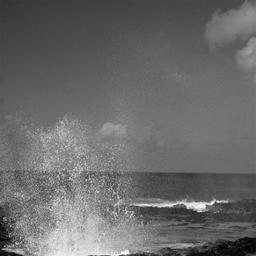
#> input picture data/train/Coast/image_0028.jpg, 256 x 256 px; its folder holds 3 pictures in this run
$ python scenedetect.py   (older library calls are emulated)
#> lines starting #> are read from the running program, lines starting #| are printed output that depends on the picture; pictures that were not available may be replaced by others from this repository, and a replacement may not be noted
### Sourcecode/utils.py
import os
import cv2
import numpy as np
import timeit, time
from sklearn import neighbors, svm, cluster, preprocessing
import random

def load_data():
    test_path = '../data/test/'
    train_path = '../data/train/'

    train_classes = sorted([dirname for dirname in os.listdir(train_path)], key=lambda s: s.upper())
    test_classes = sorted([dirname for dirname in os.listdir(test_path)], key=lambda s: s.upper())
    train_labels = []
    test_labels = []
    train_images = []
    test_images = []
    for i, label in enumerate(train_classes):
        for filename in os.listdir(train_path + label + '/'):
            image = cv2.imread(train_path + label + '/' + filename, cv2.IMREAD_GRAYSCALE)
#> image is the input picture: shape (256, 256); min 0, max 252, mean 106.1
            train_images.append(image)
            train_labels.append(i)
    for i, label in enumerate(test_classes):
        for filename in os.listdir(test_path + label + '/'):
            image = cv2.imread(test_path + label + '/' + filename, cv2.IMREAD_GRAYSCALE)
            test_images.append(image)
            test_labels.append(i)

    return train_images, test_images, train_labels, test_labels


def KNN_classifier(train_features, train_labels, test_features, num_neighbors):
    # outputs labels for all testing images
    # train_features is an N x d matrix, where d is the dimensionality of the
    # feature representation and N is the number of training features.
    # train_labels is an N x 1 array, where each entry is an integer
    # indicating the ground truth category for each training image.
    # test_features is an M x d array, where d is the dimensionality of the
    # feature representation and M is the number of testing features.
    # num_neighbors is the number of neighbors for the KNN classifier
    # predicted_categories is an M x 1 array, where each entry is an integer
    # indicating the predicted category for each test image.
    train_categories = neighbors.KNeighborsClassifier(n_neighbors=num_neighbors)
    train_categories.fit(train_features, train_labels)
    predicted_categories = train_categories.predict(test_features)

    return predicted_categories


# [29 lines left out: function SVM_classifier, not called in this run]


def imresize(input_image, target_size):
    # resizes the input image, represented as a 2D array, to a new image of size [target_size, target_size].
    # Normalizes the output image to be zero-mean, and in the [-1, 1] range.
    dim = (target_size, target_size)
    resized = cv2.resize(input_image, dim, interpolation=cv2.INTER_AREA)
    output_image = cv2.normalize(resized, None, alpha=1, beta=1, norm_type=cv2.NORM_L2, dtype=cv2.CV_32F)

    return output_image


def reportAccuracy(true_labels, predicted_labels):
    # generates and returns the accuracy of a model

    # true_labels is a N x 1 list, where each entry is an integer
    # and N is the size of the testing set.
    # predicted_labels is a N x 1 list, where each entry is an
    # integer, and N is the size of the testing set.

    correct_pred = 0
    for i in range(len(true_labels)):
        if true_labels[i] == predicted_labels[i]:
            correct_pred += 1
    accuracy = correct_pred / len(predicted_labels)
    return accuracy * 100


# [129 lines left out: functions buildDict, computeBow, not called in this run]


def tinyImages(train_features, test_features, train_labels, test_labels):
    # Resizes training images and flattens them to train a KNN classifier using the training labels
    # Classifies the resized and flattened testing images using the trained classifier
    # Returns the accuracy of the system, and the overall runtime (including resizing and classification)
    # Does so for 8x8, 16x16, and 32x32 images, with 1, 3 and 6 neighbors
    train8 = []
    train16 = []
    train32 = []
    test8 = []
    test16 = []
    test32 = []
    for images in train_features:
        train8.append((imresize(images, 8)).flatten())
        train16.append((imresize(images, 16)).flatten())
        train32.append((imresize(images, 32)).flatten())
#> this loop made 4 passes
#> pass 1, in imresize (call 3), `resized = cv2.resize(input_image, dim, interpolation=cv2.INTER_AREA)`:
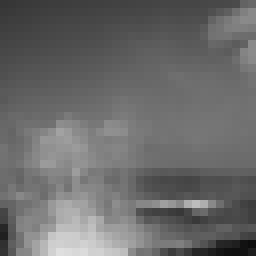
#> resized: shape (32, 32) (shown 8 times larger); min 13, max 223, mean 106.1
#> pass 1, in imresize (call 3), `output_image = cv2.normalize(resized, None, alpha=1, beta=1, norm_type..`:
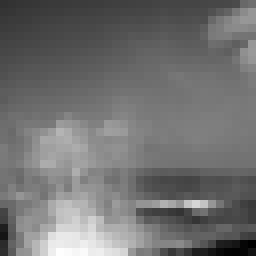
#> output_image: shape (32, 32) float32 (shown 8 times larger); min 0.00367, max 0.063, mean 0.03; drawn with min black and max white
#> pass 2, in imresize (call 6), `resized = cv2.resize(input_image, dim, interpolation=cv2.INTER_AREA)`:
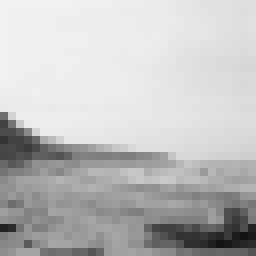
#> resized: shape (32, 32) (shown 8 times larger); min 19, max 242, mean 190.9

    for imgTest in test_features:
        test8.append((imresize(imgTest, 8)).flatten())
        test16.append((imresize(imgTest, 16)).flatten())
        test32.append((imresize(imgTest, 32)).flatten())

    # train_features is a list of N images, represented as 2D arrays
    # test_features is a list of M images, represented as 2D arrays
    # train_labels is a list of N integers, containing the label values for the train set
    # test_labels is a list of M integers, containing the label values for the test set

    # classResult is a 18x1 array, containing accuracies and runtimes, in the following order:
    # accuracies and runtimes for 8x8 scales, 16x16 scales, 32x32 scales
    # [8x8 scale 1 neighbor accuracy, 8x8 scale 1 neighbor runtime, 8x8 scale 3 neighbor accuracy,
    # 8x8 scale 3 neighbor runtime, ...]
    # Accuracies are a percentage, runtimes are in seconds
    classResult = []
    k8 = []
    # for 8x8
    for k in [1, 3, 6]:
        t1 = time.time()
        k8 = KNN_classifier(train8, train_labels, test8, k)
        classResult.append(reportAccuracy(test_labels, k8))
        classResult.append(time.time() - t1)

    # for 16x16
    for k in [1, 3, 6]:
        t1 = time.time()
        k16 = KNN_classifier(train16, train_labels, test16, k)
        classResult.append(reportAccuracy(test_labels, k16))
        classResult.append(time.time() - t1)

    # for 32x32
    for k in [1, 3, 6]:
        t1 = time.time()
        k32 = KNN_classifier(train32, train_labels, test32, k)
        classResult.append(reportAccuracy(test_labels, k32))
        classResult.append(time.time() - t1)

    return classResult

### Sourcecode/scenedetect.py
from utils import *
import argparse

parser = argparse.ArgumentParser(description='arg options')
parser.add_argument("--tiny", "-t", type=bool, default=True, help='run Tiny Images')
parser.add_argument("--create-path", "-cp", type=bool, default=True, help='create the Results directory')
args = parser.parse_args()


if __name__ == "__main__":

    if args.create_path:
        # To save accuracies, runtimes, voabularies, ...
        if not os.path.exists('Results'):
            os.mkdir('Results')
        SAVEPATH = 'Results/'

    # Load data
    train_images, test_images, train_labels, test_labels = load_data()

    if args.tiny:
#> (the run stopped early here; a loop or call above may not have finished)
